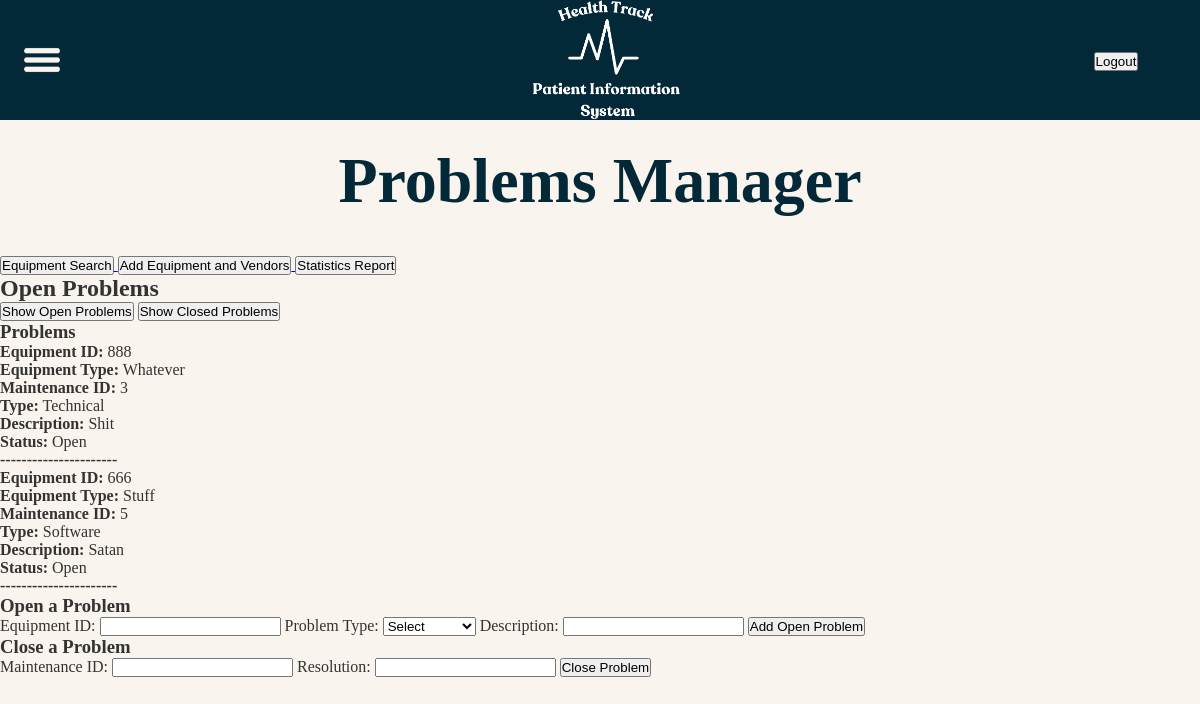
/equipment/problems/, run on an earlier commit of the app's database.
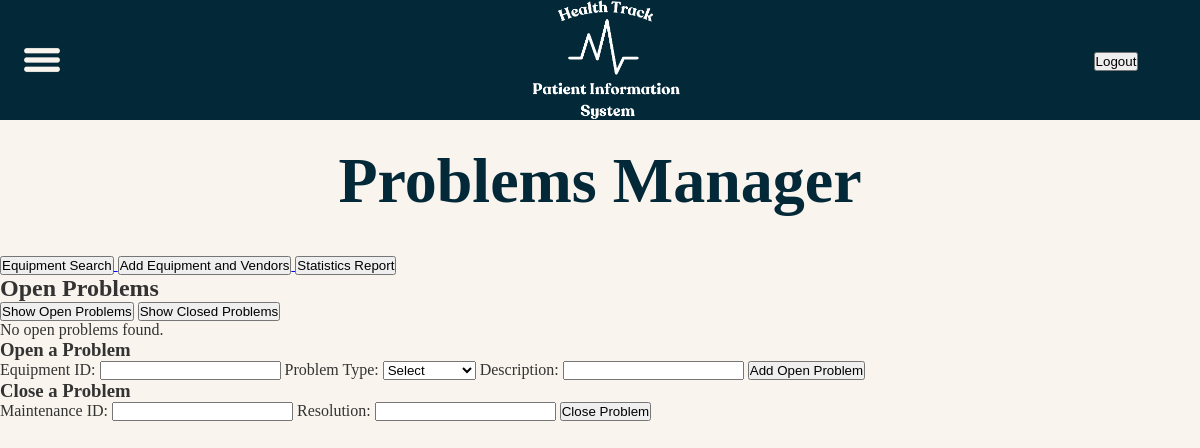
And on a later commit of the database.
### equipment/models.py (models this page shows)
class Maintenance(models.Model):
    maintenanceid = models.IntegerField(db_column='MaintenanceID', primary_key=True)
    equipmentid = models.ForeignKey(Equipment, models.DO_NOTHING, db_column='EquipmentID')
    type = models.CharField(db_column='Type', max_length=45)
    description = models.CharField(db_column='Description', max_length=120, blank=True, null=True)
    status = models.CharField(db_column='Status', max_length=45)
    resolution = models.CharField(db_column='Resolution', max_length=120, blank=True, null=True)
    created_at = models.DateTimeField(default=now, db_column='CreatedAt')
    closed_at = models.DateTimeField(null=True, blank=True, db_column='ClosedAt')  # New field for closure time
    class Meta:
        db_table = 'maintenance_two'
        unique_together = (('maintenanceid', 'equipmentid'),)

class Equipment(models.Model):
    equipmentid = models.IntegerField(db_column='EquipmentID', primary_key=True)  # Field name made lowercase.
    type = models.CharField(db_column='Type', max_length=45)  # Field name made lowercase.
    lease_terms = models.CharField(
        db_column='Lease Terms',
        max_length=45,
        blank=True,
        null=True
    )  # Field name made lowercase. Field renamed to remove unsuitable characters.
    description = models.CharField(
        db_column='Description',
        max_length=120,
        blank=True,
        null=True
    )  # Field name made lowercase.
    departmentleased = models.CharField(
        db_column='DepartmentLeased',
        max_length=45,
        blank=True,
        null=True
    )  # Field name made lowercase.
    owned_lease = models.CharField(
        db_column='Owned/Lease',
        max_length=1
    )  # Field name made lowercase. Field renamed to remove unsuitable characters.
    purchasedate = models.DateField(db_column='PurchaseDate', blank=True, null=True)  # Field name made lowercase.
    warenty_info = models.CharField(
        db_column='Warenty Info',
        max_length=120,
        blank=True,
        null=True
    )  # Field name made lowercase. Field renamed to remove unsuitable characters.
    lease_start = models.DateField(db_column='LeaseStart', blank=True, null=True)  # New field for lease start date.
    lease_end = models.DateField(db_column='LeaseEnd', blank=True, null=True)  # New field for lease end date.
    vendor = models.ForeignKey(Vendor, on_delete=models.SET_NULL, null=True, blank=True, db_column='VendorID')
    class Meta:
        db_table = 'equipment_two'

### equipment/views.py (the view, shortened to what this page needs)
# urls.py: path('equipment/problems/', ProblemsView.as_view(),name='problems_page'),
class ProblemsView(View):
    def get(self, request):
        status = request.GET.get('status', 'Open')
        problems = Maintenance.objects.filter(status=status)
        return render(request, 'problems_page.html', {
            'problems': problems,
            'current_status': status,
        })

### equipment/templates/problems_page.html (shortened to what this page needs)
{% extends "baseTemplate.html" %}
{% load static %}
{% block page_css %}
    <link rel="stylesheet" href="{% static 'css/manage.css' %}">
{% endblock %}
{% block content %}
<h1 class="manage-title">Problems Manager</h1>
<a href="{% url 'equipment' %}">
    <button>Equipment Search</button>
</a>
<a href="{% url 'manage_page' %}">
    <button>Add Equipment and Vendors</button>
</a>
<a href="{% url 'statistics' %}">
    <button>Statistics Report</button>
</a>
<h2>Open Problems</h2>
<form method="GET" action="{% url 'problems_page' %}">
    <button type="submit" name="status" value="Open">Show Open Problems</button>
    <button type="submit" name="status" value="Closed">Show Closed Problems</button>
</form>
{% if problems %}
    <h3>{{ status }} Problems</h3>
    <ul>
        {% for problem in problems %}
            <li>
                <strong>Equipment ID:</strong> {{ problem.equipmentid.equipmentid }} <br>
                <strong>Equipment Type:</strong> {{ problem.equipmentid.type }} <br>
                <strong>Maintenance ID:</strong> {{ problem.maintenanceid }} <br>
                <strong>Type:</strong> {{ problem.type }} <br>
                <strong>Description:</strong> {{ problem.description }} <br>
                <strong>Status:</strong> {{ problem.status }} <br>
                <p><strong>----------------------</strong></p>
            </li>
        {% endfor %}
    </ul>
{% else %}
    <p>No {{ current_status|lower }} problems found.</p>
{% endif %}
<h3>Open a Problem</h3>
<form method="POST" action="{% url 'problems_page' %}">
    <label for="equipmentid">Equipment ID:</label>
    <input type="number" name="equipmentid" id="equipmentid" required>
    <label for="type">Problem Type:</label>
    <select name="problemtype" id="problemtype" required>
        <option value="">Select</option>
    </select>
    <label for="description">Description:</label>
    <input type="text" name="description" id="description" required>
    <button type="submit">Add Open Problem</button>
</form>
<h3>Close a Problem</h3>
<form method="POST" action="{% url 'close_problem' %}">
    <label for="maintenanceid">Maintenance ID:</label>
    <input type="number" name="maintenanceid" id="maintenanceid" required>
    <label for="resolution">Resolution:</label>
    <input type="text" name="resolution" id="resolution" required>
    <button type="submit">Close Problem</button>
</form>
{% endblock %}

### djangoProject/templates/baseTemplate.html (shortened to what this page needs)
{% load static %}
<!DOCTYPE html>
<html lang="en">
<head>
    <link rel="stylesheet" href="{% static 'css/template.css' %}">
    {% block page_css %}{% endblock %}
    <link rel="stylesheet" href="https://use.typekit.net/ezv3bxp.css">
</head>
<body>
    <header class="header">
    <img class="menu-toggle" id="menu-toggle" src="{% static 'img/menu.png' %}">
     <img class = "logo"  src= "{% static 'img/logo.png' %}">
     <div class="accountMenu">
     <form method="post" action="{% url 'logout' %}">
        <button class='logout' type="submit">Logout</button>
    </form>
    </div>
    </header>
    <div class="main-page">
        <main>
            {% block content %}{% endblock %}
        </main>
    </div>
</body>
</html>

### djangoProject/static/css/template.css (style rules this page uses)
* { margin: 0; padding: 0; box-sizing: border-box; }
body { font-family: "source-serif-pro", serif; font-weight: 400; font-style: normal; background-color: #f9f4ed; color: #333; }
.header { display: flex; background-color: #032838; width: 100vw; height: 15vh; margin-bottom: 3vh; align-items: center; justify-content: space-between; }
.logo { max-height: 100%; justify-self: center; }
.accountMenu { display: flex; align-items: center; flex-direction: column; height: 3vw; width: 10vw; margin-right: 2vw; color:#f9f4ed; font-weight: bold; }
.logout { margin-top: 10px; }
.menu-toggle { cursor: pointer; height: 3vw; width: 3vw; margin-left: 2vw; margin-right: 8vw; align-self: center; }

### equipment/static/css/manage.css (style rules this page uses)
.manage-title { color:#032838; font-size: 64px; text-align: center; margin-bottom: 1cm; }

What changed in the data, as far as the page shows it:
removed Maintenance: equipmentid.equipmentid "888", equipmentid.type "Whatever", maintenanceid "3", type "Technical", description "Shit", status "Open"
removed Maintenance: equipmentid.equipmentid "666", equipmentid.type "Stuff", maintenanceid "5", type "Software", description "Satan", status "Open"
Also different on the page:
{{ current_status|lower }}: (not shown) → "open"
text no longer shown: "Problems"
text now shown: "No problems found."
